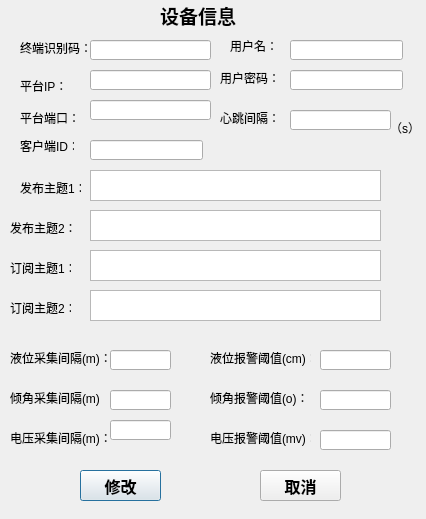
<?xml version="1.0" encoding="UTF-8"?>
<ui version="4.0">
 <class>mqtt_achnge_Device</class>
 <widget class="QDialog" name="mqtt_achnge_Device">
  <property name="geometry">
   <rect>
    <x>0</x>
    <y>0</y>
    <width>426</width>
    <height>519</height>
   </rect>
  </property>
  <property name="windowTitle">
   <string>Dialog</string>
  </property>
  <widget class="QLabel" name="label_4">
   <property name="geometry">
    <rect>
     <x>220</x>
     <y>110</y>
     <width>61</width>
     <height>16</height>
    </rect>
   </property>
   <property name="text">
    <string>心跳间隔：</string>
   </property>
  </widget>
  <widget class="QLabel" name="label_16">
   <property name="geometry">
    <rect>
     <x>10</x>
     <y>430</y>
     <width>101</width>
     <height>16</height>
    </rect>
   </property>
   <property name="text">
    <string>电压采集间隔(m)：</string>
   </property>
  </widget>
  <widget class="QLabel" name="label_7">
   <property name="geometry">
    <rect>
     <x>20</x>
     <y>140</y>
     <width>54</width>
     <height>12</height>
    </rect>
   </property>
   <property name="text">
    <string>客户端ID：</string>
   </property>
  </widget>
  <widget class="QLabel" name="label_18">
   <property name="geometry">
    <rect>
     <x>390</x>
     <y>120</y>
     <width>31</width>
     <height>16</height>
    </rect>
   </property>
   <property name="text">
    <string>（s）</string>
   </property>
  </widget>
  <widget class="QLineEdit" name="le_vsample">
   <property name="geometry">
    <rect>
     <x>110</x>
     <y>420</y>
     <width>61</width>
     <height>20</height>
    </rect>
   </property>
   <property name="text">
    <string/>
   </property>
  </widget>
  <widget class="QPushButton" name="pb_add">
   <property name="geometry">
    <rect>
     <x>80</x>
     <y>470</y>
     <width>81</width>
     <height>31</height>
    </rect>
   </property>
   <property name="font">
    <font>
     <family>Aharoni</family>
     <pointsize>12</pointsize>
     <weight>75</weight>
     <bold>true</bold>
    </font>
   </property>
   <property name="text">
    <string>修改</string>
   </property>
  </widget>
  <widget class="QLabel" name="label_3">
   <property name="geometry">
    <rect>
     <x>20</x>
     <y>110</y>
     <width>61</width>
     <height>16</height>
    </rect>
   </property>
   <property name="text">
    <string>平台端口：</string>
   </property>
  </widget>
  <widget class="QLabel" name="label_5">
   <property name="geometry">
    <rect>
     <x>230</x>
     <y>40</y>
     <width>54</width>
     <height>12</height>
    </rect>
   </property>
   <property name="text">
    <string>用户名：</string>
   </property>
  </widget>
  <widget class="QLabel" name="label">
   <property name="geometry">
    <rect>
     <x>20</x>
     <y>40</y>
     <width>81</width>
     <height>16</height>
    </rect>
   </property>
   <property name="text">
    <string>终端识别码：</string>
   </property>
  </widget>
  <widget class="QLabel" name="label_17">
   <property name="geometry">
    <rect>
     <x>210</x>
     <y>430</y>
     <width>101</width>
     <height>16</height>
    </rect>
   </property>
   <property name="text">
    <string>电压报警阈值(mv)：</string>
   </property>
  </widget>
  <widget class="QTextEdit" name="te_sc2">
   <property name="geometry">
    <rect>
     <x>90</x>
     <y>290</y>
     <width>291</width>
     <height>31</height>
    </rect>
   </property>
   <property name="html">
    <string>&lt;!DOCTYPE HTML PUBLIC &quot;-//W3C//DTD HTML 4.0//EN&quot; &quot;http://www.w3.org/TR/REC-html40/strict.dtd&quot;&gt;
&lt;html&gt;&lt;head&gt;&lt;meta name=&quot;qrichtext&quot; content=&quot;1&quot; /&gt;&lt;style type=&quot;text/css&quot;&gt;
p, li { white-space: pre-wrap; }
&lt;/style&gt;&lt;/head&gt;&lt;body style=&quot; font-family:'SimSun'; font-size:9pt; font-weight:400; font-style:normal;&quot;&gt;
&lt;p style=&quot;-qt-paragraph-type:empty; margin-top:0px; margin-bottom:0px; margin-left:0px; margin-right:0px; -qt-block-indent:0; text-indent:0px;&quot;&gt;&lt;br /&gt;&lt;/p&gt;&lt;/body&gt;&lt;/html&gt;</string>
   </property>
  </widget>
  <widget class="QLabel" name="label_19">
   <property name="geometry">
    <rect>
     <x>160</x>
     <y>5</y>
     <width>101</width>
     <height>21</height>
    </rect>
   </property>
   <property name="font">
    <font>
     <family>Aharoni</family>
     <pointsize>14</pointsize>
     <weight>75</weight>
     <bold>true</bold>
    </font>
   </property>
   <property name="text">
    <string>设备信息</string>
   </property>
  </widget>
  <widget class="QLabel" name="label_10">
   <property name="geometry">
    <rect>
     <x>10</x>
     <y>260</y>
     <width>61</width>
     <height>16</height>
    </rect>
   </property>
   <property name="text">
    <string>订阅主题1：</string>
   </property>
  </widget>
  <widget class="QLineEdit" name="le_username">
   <property name="geometry">
    <rect>
     <x>290</x>
     <y>40</y>
     <width>113</width>
     <height>20</height>
    </rect>
   </property>
   <property name="text">
    <string/>
   </property>
  </widget>
  <widget class="QLineEdit" name="le_valarm">
   <property name="geometry">
    <rect>
     <x>320</x>
     <y>430</y>
     <width>71</width>
     <height>20</height>
    </rect>
   </property>
   <property name="text">
    <string/>
   </property>
  </widget>
  <widget class="QLabel" name="label_6">
   <property name="geometry">
    <rect>
     <x>220</x>
     <y>70</y>
     <width>61</width>
     <height>16</height>
    </rect>
   </property>
   <property name="text">
    <string>用户密码：</string>
   </property>
  </widget>
  <widget class="QLabel" name="label_8">
   <property name="geometry">
    <rect>
     <x>20</x>
     <y>180</y>
     <width>61</width>
     <height>16</height>
    </rect>
   </property>
   <property name="text">
    <string>发布主题1：</string>
   </property>
  </widget>
  <widget class="QLineEdit" name="le_password">
   <property name="geometry">
    <rect>
     <x>290</x>
     <y>70</y>
     <width>113</width>
     <height>20</height>
    </rect>
   </property>
   <property name="text">
    <string/>
   </property>
   <property name="echoMode">
    <enum>QLineEdit::Password</enum>
   </property>
  </widget>
  <widget class="QTextEdit" name="te_sc1">
   <property name="geometry">
    <rect>
     <x>90</x>
     <y>250</y>
     <width>291</width>
     <height>31</height>
    </rect>
   </property>
   <property name="html">
    <string>&lt;!DOCTYPE HTML PUBLIC &quot;-//W3C//DTD HTML 4.0//EN&quot; &quot;http://www.w3.org/TR/REC-html40/strict.dtd&quot;&gt;
&lt;html&gt;&lt;head&gt;&lt;meta name=&quot;qrichtext&quot; content=&quot;1&quot; /&gt;&lt;style type=&quot;text/css&quot;&gt;
p, li { white-space: pre-wrap; }
&lt;/style&gt;&lt;/head&gt;&lt;body style=&quot; font-family:'SimSun'; font-size:9pt; font-weight:400; font-style:normal;&quot;&gt;
&lt;p style=&quot;-qt-paragraph-type:empty; margin-top:0px; margin-bottom:0px; margin-left:0px; margin-right:0px; -qt-block-indent:0; text-indent:0px;&quot;&gt;&lt;br /&gt;&lt;/p&gt;&lt;/body&gt;&lt;/html&gt;</string>
   </property>
  </widget>
  <widget class="QLineEdit" name="le_heartnate">
   <property name="geometry">
    <rect>
     <x>290</x>
     <y>110</y>
     <width>101</width>
     <height>20</height>
    </rect>
   </property>
   <property name="text">
    <string/>
   </property>
  </widget>
  <widget class="QLabel" name="label_11">
   <property name="geometry">
    <rect>
     <x>10</x>
     <y>300</y>
     <width>61</width>
     <height>16</height>
    </rect>
   </property>
   <property name="text">
    <string>订阅主题2：</string>
   </property>
  </widget>
  <widget class="QLabel" name="label_13">
   <property name="geometry">
    <rect>
     <x>210</x>
     <y>350</y>
     <width>101</width>
     <height>16</height>
    </rect>
   </property>
   <property name="text">
    <string>液位报警阈值(cm)：</string>
   </property>
  </widget>
  <widget class="QLabel" name="label_9">
   <property name="geometry">
    <rect>
     <x>10</x>
     <y>220</y>
     <width>71</width>
     <height>16</height>
    </rect>
   </property>
   <property name="text">
    <string>发布主题2：</string>
   </property>
  </widget>
  <widget class="QLabel" name="label_15">
   <property name="geometry">
    <rect>
     <x>210</x>
     <y>390</y>
     <width>111</width>
     <height>16</height>
    </rect>
   </property>
   <property name="text">
    <string>倾角报警阈值(o)：</string>
   </property>
  </widget>
  <widget class="QTextEdit" name="te_pub1">
   <property name="geometry">
    <rect>
     <x>90</x>
     <y>170</y>
     <width>291</width>
     <height>31</height>
    </rect>
   </property>
   <property name="html">
    <string>&lt;!DOCTYPE HTML PUBLIC &quot;-//W3C//DTD HTML 4.0//EN&quot; &quot;http://www.w3.org/TR/REC-html40/strict.dtd&quot;&gt;
&lt;html&gt;&lt;head&gt;&lt;meta name=&quot;qrichtext&quot; content=&quot;1&quot; /&gt;&lt;style type=&quot;text/css&quot;&gt;
p, li { white-space: pre-wrap; }
&lt;/style&gt;&lt;/head&gt;&lt;body style=&quot; font-family:'SimSun'; font-size:9pt; font-weight:400; font-style:normal;&quot;&gt;
&lt;p style=&quot;-qt-paragraph-type:empty; margin-top:0px; margin-bottom:0px; margin-left:0px; margin-right:0px; -qt-block-indent:0; text-indent:0px;&quot;&gt;&lt;br /&gt;&lt;/p&gt;&lt;/body&gt;&lt;/html&gt;</string>
   </property>
  </widget>
  <widget class="QLineEdit" name="le_calarm">
   <property name="geometry">
    <rect>
     <x>320</x>
     <y>390</y>
     <width>71</width>
     <height>20</height>
    </rect>
   </property>
   <property name="text">
    <string/>
   </property>
  </widget>
  <widget class="QLineEdit" name="le_client_id">
   <property name="geometry">
    <rect>
     <x>90</x>
     <y>140</y>
     <width>113</width>
     <height>20</height>
    </rect>
   </property>
  </widget>
  <widget class="QLineEdit" name="le_cslample">
   <property name="geometry">
    <rect>
     <x>110</x>
     <y>390</y>
     <width>61</width>
     <height>20</height>
    </rect>
   </property>
   <property name="text">
    <string/>
   </property>
  </widget>
  <widget class="QLineEdit" name="le_ip">
   <property name="geometry">
    <rect>
     <x>90</x>
     <y>70</y>
     <width>121</width>
     <height>20</height>
    </rect>
   </property>
   <property name="text">
    <string/>
   </property>
  </widget>
  <widget class="QPushButton" name="pb_cal">
   <property name="geometry">
    <rect>
     <x>260</x>
     <y>470</y>
     <width>81</width>
     <height>31</height>
    </rect>
   </property>
   <property name="font">
    <font>
     <family>Aharoni</family>
     <pointsize>12</pointsize>
     <weight>75</weight>
     <bold>true</bold>
    </font>
   </property>
   <property name="text">
    <string>取消</string>
   </property>
  </widget>
  <widget class="QLabel" name="label_14">
   <property name="geometry">
    <rect>
     <x>10</x>
     <y>390</y>
     <width>91</width>
     <height>16</height>
    </rect>
   </property>
   <property name="text">
    <string>倾角采集间隔(m)：</string>
   </property>
  </widget>
  <widget class="QLineEdit" name="le_wsample">
   <property name="geometry">
    <rect>
     <x>110</x>
     <y>350</y>
     <width>61</width>
     <height>20</height>
    </rect>
   </property>
   <property name="text">
    <string/>
   </property>
  </widget>
  <widget class="QLineEdit" name="le_walarm">
   <property name="geometry">
    <rect>
     <x>320</x>
     <y>350</y>
     <width>71</width>
     <height>20</height>
    </rect>
   </property>
   <property name="text">
    <string/>
   </property>
  </widget>
  <widget class="QTextEdit" name="te_pub2">
   <property name="geometry">
    <rect>
     <x>90</x>
     <y>210</y>
     <width>291</width>
     <height>31</height>
    </rect>
   </property>
   <property name="html">
    <string>&lt;!DOCTYPE HTML PUBLIC &quot;-//W3C//DTD HTML 4.0//EN&quot; &quot;http://www.w3.org/TR/REC-html40/strict.dtd&quot;&gt;
&lt;html&gt;&lt;head&gt;&lt;meta name=&quot;qrichtext&quot; content=&quot;1&quot; /&gt;&lt;style type=&quot;text/css&quot;&gt;
p, li { white-space: pre-wrap; }
&lt;/style&gt;&lt;/head&gt;&lt;body style=&quot; font-family:'SimSun'; font-size:9pt; font-weight:400; font-style:normal;&quot;&gt;
&lt;p style=&quot;-qt-paragraph-type:empty; margin-top:0px; margin-bottom:0px; margin-left:0px; margin-right:0px; -qt-block-indent:0; text-indent:0px;&quot;&gt;&lt;br /&gt;&lt;/p&gt;&lt;/body&gt;&lt;/html&gt;</string>
   </property>
  </widget>
  <widget class="QLineEdit" name="le_svn">
   <property name="geometry">
    <rect>
     <x>90</x>
     <y>40</y>
     <width>121</width>
     <height>20</height>
    </rect>
   </property>
  </widget>
  <widget class="QLabel" name="label_12">
   <property name="geometry">
    <rect>
     <x>10</x>
     <y>350</y>
     <width>101</width>
     <height>16</height>
    </rect>
   </property>
   <property name="text">
    <string>液位采集间隔(m)：</string>
   </property>
  </widget>
  <widget class="QLineEdit" name="le_port">
   <property name="geometry">
    <rect>
     <x>90</x>
     <y>100</y>
     <width>121</width>
     <height>20</height>
    </rect>
   </property>
   <property name="text">
    <string/>
   </property>
  </widget>
  <widget class="QLabel" name="label_2">
   <property name="geometry">
    <rect>
     <x>20</x>
     <y>80</y>
     <width>54</width>
     <height>12</height>
    </rect>
   </property>
   <property name="text">
    <string>平台IP：</string>
   </property>
  </widget>
 </widget>
 <resources/>
 <connections/>
</ui>
